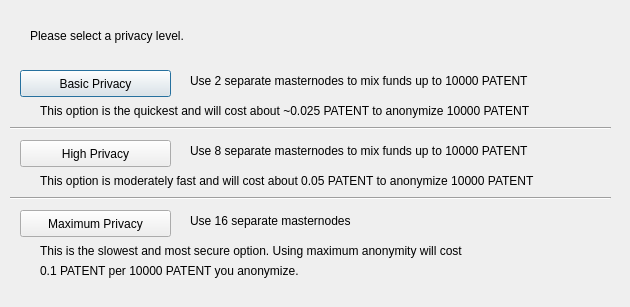
<?xml version="1.0" encoding="UTF-8"?>
<ui version="4.0">
 <class>DarksendConfig</class>
 <widget class="QDialog" name="DarksendConfig">
  <property name="geometry">
   <rect>
    <x>0</x>
    <y>0</y>
    <width>630</width>
    <height>307</height>
   </rect>
  </property>
  <property name="windowTitle">
   <string>Configure Darksend</string>
  </property>
  <widget class="QPushButton" name="buttonBasic">
   <property name="geometry">
    <rect>
     <x>20</x>
     <y>70</y>
     <width>151</width>
     <height>27</height>
    </rect>
   </property>
   <property name="text">
    <string>Basic Privacy</string>
   </property>
  </widget>
  <widget class="QPushButton" name="buttonHigh">
   <property name="geometry">
    <rect>
     <x>20</x>
     <y>140</y>
     <width>151</width>
     <height>27</height>
    </rect>
   </property>
   <property name="text">
    <string>High Privacy</string>
   </property>
  </widget>
  <widget class="QPushButton" name="buttonMax">
   <property name="geometry">
    <rect>
     <x>20</x>
     <y>210</y>
     <width>151</width>
     <height>27</height>
    </rect>
   </property>
   <property name="text">
    <string>Maximum Privacy</string>
   </property>
  </widget>
  <widget class="QLabel" name="label">
   <property name="geometry">
    <rect>
     <x>30</x>
     <y>20</y>
     <width>571</width>
     <height>31</height>
    </rect>
   </property>
   <property name="text">
    <string>Please select a privacy level.</string>
   </property>
  </widget>
  <widget class="QLabel" name="label_2">
   <property name="geometry">
    <rect>
     <x>190</x>
     <y>70</y>
     <width>421</width>
     <height>21</height>
    </rect>
   </property>
   <property name="text">
    <string>Use 2 separate masternodes to mix funds up to 10000 PATENT</string>
   </property>
  </widget>
  <widget class="QLabel" name="label_3">
   <property name="geometry">
    <rect>
     <x>190</x>
     <y>140</y>
     <width>411</width>
     <height>21</height>
    </rect>
   </property>
   <property name="text">
    <string>Use 8 separate masternodes to mix funds up to 10000 PATENT</string>
   </property>
  </widget>
  <widget class="QLabel" name="label_4">
   <property name="geometry">
    <rect>
     <x>190</x>
     <y>210</y>
     <width>421</width>
     <height>21</height>
    </rect>
   </property>
   <property name="text">
    <string>Use 16 separate masternodes</string>
   </property>
  </widget>
  <widget class="QLabel" name="label_6">
   <property name="geometry">
    <rect>
     <x>40</x>
     <y>100</y>
     <width>561</width>
     <height>21</height>
    </rect>
   </property>
   <property name="text">
    <string>This option is the quickest and will cost about ~0.025 PATENT to anonymize 10000 PATENT</string>
   </property>
  </widget>
  <widget class="QLabel" name="label_7">
   <property name="geometry">
    <rect>
     <x>40</x>
     <y>170</y>
     <width>561</width>
     <height>21</height>
    </rect>
   </property>
   <property name="text">
    <string>This option is moderately fast and will cost about 0.05 PATENT to anonymize 10000 PATENT</string>
   </property>
  </widget>
  <widget class="QLabel" name="label_8">
   <property name="geometry">
    <rect>
     <x>40</x>
     <y>240</y>
     <width>561</width>
     <height>21</height>
    </rect>
   </property>
   <property name="text">
    <string>This is the slowest and most secure option. Using maximum anonymity will cost</string>
   </property>
  </widget>
  <widget class="QLabel" name="label_9">
   <property name="geometry">
    <rect>
     <x>40</x>
     <y>260</y>
     <width>561</width>
     <height>21</height>
    </rect>
   </property>
   <property name="text">
    <string>0.1 PATENT per 10000 PATENT you anonymize.</string>
   </property>
  </widget>
  <widget class="Line" name="line">
   <property name="geometry">
    <rect>
     <x>10</x>
     <y>120</y>
     <width>601</width>
     <height>16</height>
    </rect>
   </property>
   <property name="orientation">
    <enum>Qt::Horizontal</enum>
   </property>
  </widget>
  <widget class="Line" name="line_2">
   <property name="geometry">
    <rect>
     <x>10</x>
     <y>190</y>
     <width>601</width>
     <height>16</height>
    </rect>
   </property>
   <property name="orientation">
    <enum>Qt::Horizontal</enum>
   </property>
  </widget>
 </widget>
 <resources/>
 <connections/>
</ui>
